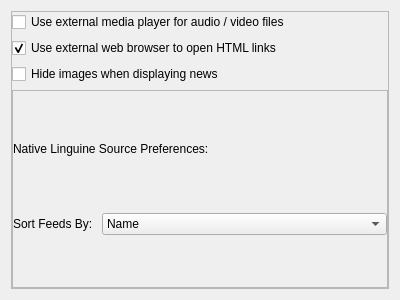
<?xml version="1.0" encoding="UTF-8"?>
<ui version="4.0">
 <class>LinPreferencesForm</class>
 <widget class="QWidget" name="LinPreferencesForm">
  <property name="geometry">
   <rect>
    <x>0</x>
    <y>0</y>
    <width>400</width>
    <height>300</height>
   </rect>
  </property>
  <property name="windowTitle">
   <string>Preferences</string>
  </property>
  <layout class="QVBoxLayout" name="verticalLayout_2">
   <item>
    <widget class="QScrollArea" name="scrollArea">
     <property name="widgetResizable">
      <bool>true</bool>
     </property>
     <widget class="QWidget" name="scrollAreaWidgetContents">
      <property name="geometry">
       <rect>
        <x>0</x>
        <y>0</y>
        <width>374</width>
        <height>274</height>
       </rect>
      </property>
      <layout class="QVBoxLayout" name="verticalLayout_3">
       <property name="margin">
        <number>0</number>
       </property>
       <item>
        <widget class="QCheckBox" name="playerCheckBox">
         <property name="text">
          <string>Use external media player for audio / video files</string>
         </property>
        </widget>
       </item>
       <item>
        <widget class="QCheckBox" name="browserCheckBox">
         <property name="text">
          <string>Use external web browser to open HTML links</string>
         </property>
         <property name="checked">
          <bool>true</bool>
         </property>
        </widget>
       </item>
       <item>
        <widget class="QCheckBox" name="imagesCheckBox">
         <property name="text">
          <string>Hide images when displaying news</string>
         </property>
        </widget>
       </item>
       <item>
        <widget class="QFrame" name="nativePrefsFrame">
         <property name="frameShape">
          <enum>QFrame::StyledPanel</enum>
         </property>
         <property name="frameShadow">
          <enum>QFrame::Plain</enum>
         </property>
         <property name="lineWidth">
          <number>2</number>
         </property>
         <layout class="QVBoxLayout" name="verticalLayout">
          <property name="margin">
           <number>0</number>
          </property>
          <item>
           <widget class="QLabel" name="label">
            <property name="sizePolicy">
             <sizepolicy hsizetype="Fixed" vsizetype="Fixed">
              <horstretch>0</horstretch>
              <verstretch>0</verstretch>
             </sizepolicy>
            </property>
            <property name="text">
             <string>Native Linguine Source Preferences:</string>
            </property>
           </widget>
          </item>
          <item>
           <layout class="QHBoxLayout" name="horizontalLayout">
            <item>
             <widget class="QLabel" name="label_2">
              <property name="sizePolicy">
               <sizepolicy hsizetype="Fixed" vsizetype="Fixed">
                <horstretch>0</horstretch>
                <verstretch>0</verstretch>
               </sizepolicy>
              </property>
              <property name="text">
               <string>Sort Feeds By: </string>
              </property>
             </widget>
            </item>
            <item>
             <widget class="QComboBox" name="nativeSortComboBox">
              <item>
               <property name="text">
                <string>Name</string>
               </property>
              </item>
              <item>
               <property name="text">
                <string>Timestamp</string>
               </property>
              </item>
             </widget>
            </item>
           </layout>
          </item>
         </layout>
        </widget>
       </item>
      </layout>
     </widget>
    </widget>
   </item>
  </layout>
 </widget>
 <resources/>
 <connections/>
</ui>
